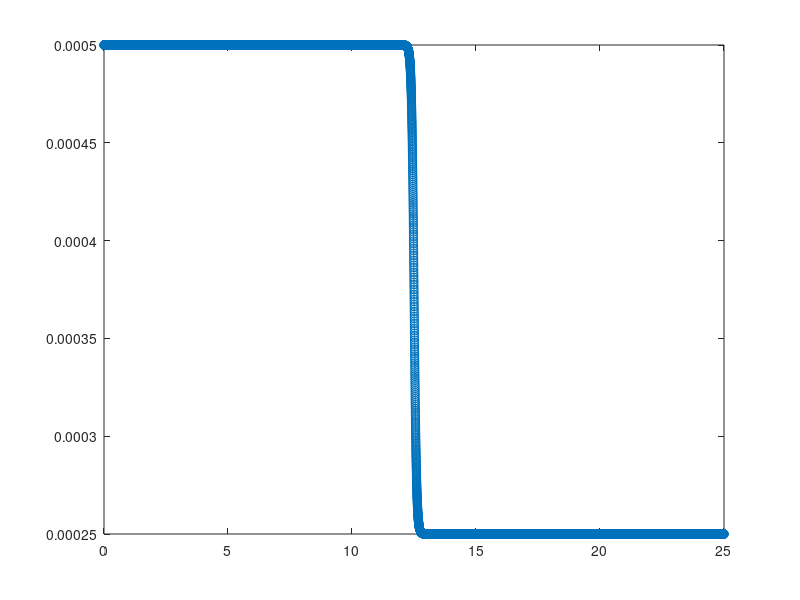

MATLAB code for this plot:
clear all
close all

hm = 0.0005;
scale = 0.5;
epsilon = 0.05;
dx = 0.001;
x = [0:dx:25];
sf = (1-scale)*hm./(1+exp((x-12.5)./epsilon));
sf = sf + scale*hm;
plot(x,sf,'-o')